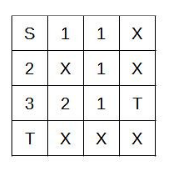
#> input picture immagine.png, 170 x 170 px
$ python progettoEsane.py
#> lines starting #> are read from the running program, lines starting #| are printed output that depends on the picture; after the words box and inside, x2 and y2 are one past the last pixel; in counts of white or black regions, pixels touching at a corner belong together
#> further down, image is the input picture: shape (170, 170, 3); mean B, G, R 238.8, 239.1, 239
import os
import cv2
import numpy as np
import matplotlib.pyplot as plt
import imutils
from imutils.perspective import four_point_transform


def find_puzzle(image, debug=False):
	# convert the image to grayscale and blur it slightly
#> called with debug = False
	gray = cv2.cvtColor(image, cv2.COLOR_BGR2GRAY)
	blurred = cv2.GaussianBlur(gray, (7, 7), 3)
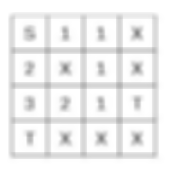
#> blurred: shape (170, 170); min 135, max 255, mean 239.1
    # apply adaptive thresholding and then invert the threshold map
	thresh = cv2.adaptiveThreshold(blurred, 255,
		cv2.ADAPTIVE_THRESH_GAUSSIAN_C, cv2.THRESH_BINARY, 11, 2)
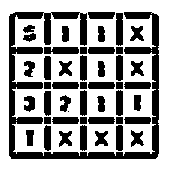
#> thresh: shape (170, 170); 64.7% white; 46 black regions (1 under 20 px), largest, box (x1, y1, x2, y2) and area: (9, 12, 159, 159) 4450, (44, 47, 79, 54) 232, (116, 13, 123, 46) 224
	thresh = cv2.bitwise_not(thresh)
#> thresh: shape (170, 170); 35.3% white; 46 white regions (1 under 20 px)
	# check to see if we are visualizing each step of the image
	# processing pipeline (in this case, thresholding)
	if debug:
		cv2.imshow("Puzzle Thresh", thresh)
		cv2.waitKey(0)
	# find contours in the thresholded image and sort them by size in
	# descending order
	cnts = cv2.findContours(thresh.copy(), cv2.RETR_EXTERNAL,
		cv2.CHAIN_APPROX_SIMPLE)
#> cnts = 46 contours, 1 with area under 20; largest, box (x1, y1, x2, y2) and area: (9, 12, 159, 159) 3700, (44, 47, 79, 54) 188, (116, 13, 123, 46) 186, (88, 82, 115, 89) 151, (88, 47, 115, 54) 151
	cnts = imutils.grab_contours(cnts)
	cnts = sorted(cnts, key=cv2.contourArea, reverse=True)
	# initialize a contour that corresponds to the puzzle outline
	puzzleCnt = None
	# loop over the contours
	for c in cnts:
		# approximate the contour
		peri = cv2.arcLength(c, True)
		approx = cv2.approxPolyDP(c, 0.02 * peri, True)
		# if our approximated contour has four points, then we can
		# assume we have found the outline of the puzzle
		if len(approx) == 4:
			puzzleCnt = approx
			break
#> this loop made 11 passes
#> (peri, puzzleCnt) on pass 11: (61.66, [[88, 12], [90, 18], [112, 18], [114, 12]])
#> peri on passes 1 to 6: 1567, 87.9, 77.31, 61.66, 61.66, 62.49
	# if the puzzle contour is empty then our script could not find
	# the outline of the Sudoku puzzle so raise an error
	if puzzleCnt is None:
		raise Exception(("Could not find Sudoku puzzle outline. "
			"Try debugging your thresholding and contour steps."))
	# check to see if we are visualizing the outline of the detected
	# Sudoku puzzle
	if debug:
		# draw the contour of the puzzle on the image and then display
		# it to our screen for visualization/debugging purposes
		output = image.copy()
		cv2.drawContours(output, [puzzleCnt], -1, (0, 255, 0), 2)
		cv2.imshow("Puzzle Outline", output)
		cv2.waitKey(0)


image  = cv2.imread("immagine.png")

cv2.startWindowThread()
cv2.imshow("Image", image)
cv2.waitKey()
find_puzzle(image)
